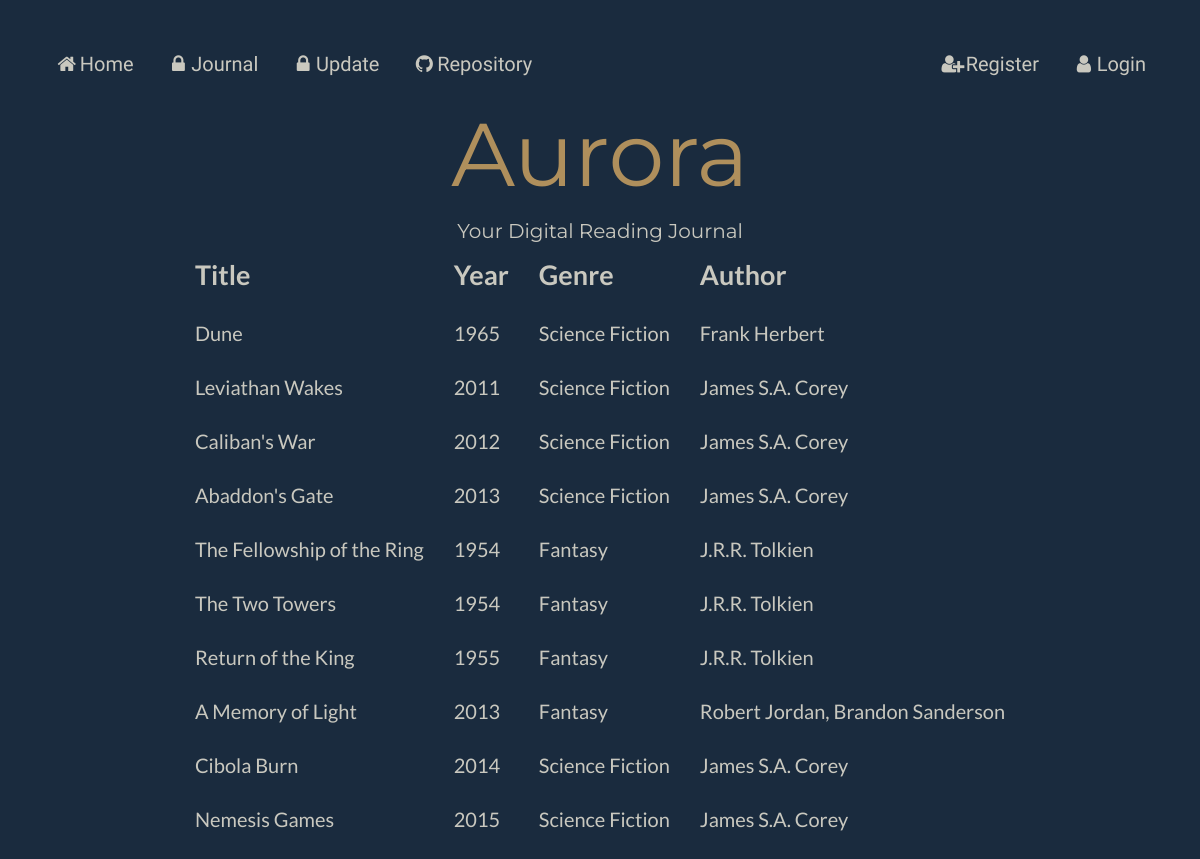
Page /journal on the committed database.
### models.py (models this page shows)
class Books (db.Model):
    __tablename__ = "Books"
    bookid = db.Column(db.Integer, primary_key=True)
    title = db.Column(db.String(80))
    sypnosis = db.Column(db.String(80))
    year = db.Column(db.String(80))
    authors = db.relationship("Authors", secondary=BooksAuthors, back_populates="books")
    users = db.relationship("Users", secondary=BooksUsers, back_populates="books")
    genres = db.relationship("Genres", secondary=BooksGenres, back_populates="books")

### main.py (the view)
@app.route('/journal', methods=["GET", "POST"])
def journal():
    book = models.Books.query.all()
    return render_template("journal.html", book=book)

### main.py (called while the page is built)
@app.context_processor
def add_current_user():
    if session.get('user'): # if a user is logged in
        return dict(current_user=models.Users.query.get(session['user'])) # current user is equal to userinfo of user session
    return dict(current_user=None) # otherwise current user is none

### templates/journal.html (shortened to what this page needs)
{% extends "layout.html" %}
{% block content %}
<table id="journal">
        <tr>
            <th colspan = 1>Title</th>
            <th colspan = 1>Year</th>
            <th colspan = 1>Genre</th>
            <th colspan = 1>Author</th>
        </tr>
    {% for book in book %}
        <tr>
            <td> <a href="/book/{{ book.title }}"> {{ book.title }} </a></td>
            <td>{{ book.year }}</td>
            <td> <a href="/genre/{{ book.genres|map(attribute='name')|join(', ') }}"> {{ book.genres|map(attribute="name")|join(", ") }}</a></td>
            <td> <a href="/author/{{ book.authors|map(attribute='name')|join(', ') }}">{{ book.authors|map(attribute="name")|join(", ") }}</a></td>
        </tr>
    {% endfor %}
</table>
{% endblock %}

### templates/layout.html (shortened to what this page needs)
<!DOCTYPE html>
<html lang='en'>
    <head>
        <link rel="stylesheet" href="/static/styles.css">
        <link rel="stylesheet" href="https://cdnjs.cloudflare.com/ajax/libs/font-awesome/4.7.0/css/font-awesome.min.css">
    </head>
    <body>
        <div class="navbar" id="topnav">
        <ul>
            <li><a href="/"><i class="fa fa-fw fa-home"></i>Home</a></li>
            {% if current_user %}
            <li><a href="/journal"><i class="fa fa-fw fa-book"></i>Journal</a></li>
            <li><a href="/update"><i class="fa fa-fw fa-pencil"></i>Update</a></li>
            {% else %}
            <li><a href="/"><i class="fa fa-fw fa-lock"></i>Journal</a></li>
            <li><a href="/"><i class="fa fa-fw fa-lock"></i>Update</a></li>
            {% endif %}
            <li><a href="https://github.com/StephenHuang17253/aurora"><i class="fa fa-fw fa-github"></i>Repository</a></li>
            {% if current_user %}
            <li><a href="/logout"><i class="fa fa-fw fa-user-o"></i>Logout</a></li>
            <li><a><i class="fa fa-fw fa-user-circle"></i>Logged in as {{current_user.username}}</a></li>
            {% else %}
            <li><a href="/login"><i class="fa fa-fw fa-user"></i>Login</a></li>
            <li><a href="/signup"><i class="fa fa-fw fa-user-plus"></i>Register</a></li>
            {% endif %}
        </ul>
        </div>
        <header>Aurora</header>
        <subhead>Your Digital Reading Journal</subhead>
        {% block content %}{% endblock %}
    </body>
</html>

### static/styles.css (style rules this page uses)
:root { --bg-color: #1a2b3e; --main-color: #af8f5c; --sub-color: #3a506c; --text-color: #c9c8bf; }
body { font-family: "Lato"; color: var(--text-color) ; font-size: 20px; background-color: var(--bg-color); padding: 30px; text-align: center; }
header { font-family: "Montserrat"; color: var(--main-color) ; font-size: 445%; padding: 10px; }
subhead { font-family: "Montserrat"; padding: 10px; }
ul { list-style-type: none; margin: 0; padding: 0; overflow: hidden; font-family: "Julius Sans One"; }
li { float: left; }
li a { display: block; color: var(--text-color); text-align: center; padding: 14px 16px; text-decoration: none; }
li:nth-child(5) { float: right; }
li:last-child { float: right; }
table { border-collapse: collapse; margin: auto; }
th, td { text-align: left; padding: 15px;z }
tr { text-align: left; }
th { font-family: "Montserrat"; font-size: 135%; font-family: "Lato"; color: var(--text-color); }
a:link { color: var(--text-color); background-color: transparent; text-decoration: none; cursor: pointer; }

### rows in the picture
Books: title "Dune", year "1965", genres|map "Science Fiction", authors|map "Frank Herbert"
Books: title "Leviathan Wakes", year "2011", genres|map "Science Fiction", authors|map "James S.A. Corey"
Books: title "Caliban's War", year "2012", genres|map "Science Fiction", authors|map "James S.A. Corey"
Books: title "Abaddon's Gate", year "2013", genres|map "Science Fiction", authors|map "James S.A. Corey"
Books: title "The Fellowship of the Ring", year "1954", genres|map "Fantasy", authors|map "J.R.R. Tolkien"
Books: title "The Two Towers", year "1954", genres|map "Fantasy", authors|map "J.R.R. Tolkien"
Books: title "Return of the King", year "1955", genres|map "Fantasy", authors|map "J.R.R. Tolkien"
Books: title "A Memory of Light", year "2013", genres|map "Fantasy", authors|map "Robert Jordan, Brandon Sanderson"
Books: title "Cibola Burn", year "2014", genres|map "Science Fiction", authors|map "James S.A. Corey"
Books: title "Nemesis Games", year "2015", genres|map "Science Fiction", authors|map "James S.A. Corey"
